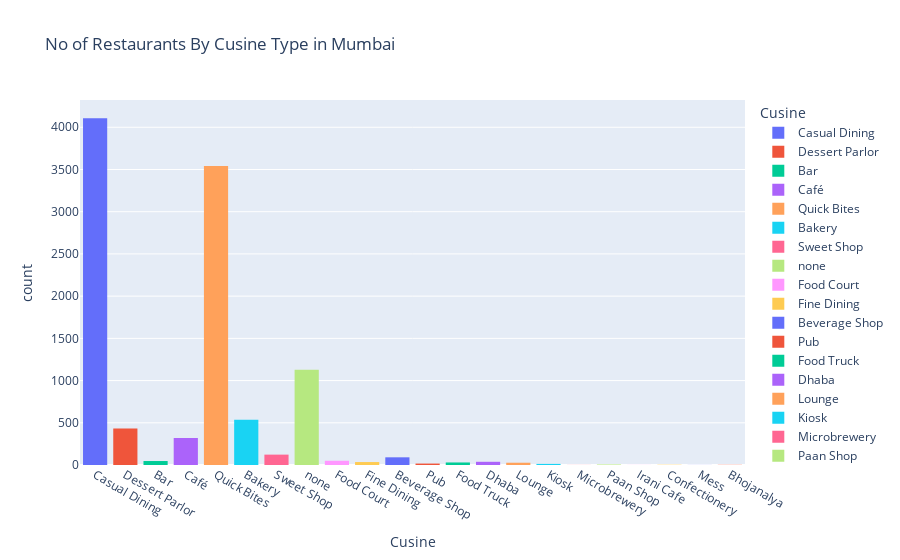

The notebook cell saved with this chart:
### Markdown cell above
Q1) How many restaurants are in Mumbai for each type of cuisine?

### Code cell
restaurant = px.histogram(zomato_dataset,x = "CUSINE TYPE",color = "CUSINE TYPE",title = "No of Restaurants By Cusine Type in Mumbai",labels = {"CUSINE TYPE" : "Cusine"})
restaurant

### Figure 1 — Plotly figure (JSON) as saved in the notebook; plotly's stock layout.template omitted (floating-point values rounded to 4 significant figures; data arrays with more than 128 entries replaced by an {"elided": "..."} marker saying what was removed)
{"data": [{"alignmentgroup": "True", "bingroup": "x", "hovertemplate": "Cusine=%{x}<br>count=%{y}<extra></extra>", "legendgroup": "Casual Dining", "marker": {"color": "#636efa", "pattern": {"shape": ""}}, "name": "Casual Dining", "offsetgroup": "Casual Dining", "orientation": "v", "showlegend": true, "type": "histogram", "x": {"elided": "4107 str values"}, "xaxis": "x", "yaxis": "y"}, {"alignmentgroup": "True", "bingroup": "x", "hovertemplate": "Cusine=%{x}<br>count=%{y}<extra></extra>", "legendgroup": "Dessert Parlor", "marker": {"color": "#EF553B", "pattern": {"shape": ""}}, "name": "Dessert Parlor", "offsetgroup": "Dessert Parlor", "orientation": "v", "showlegend": true, "type": "histogram", "x": {"elided": "431 str values"}, "xaxis": "x", "yaxis": "y"}, {"alignmentgroup": "True", "bingroup": "x", "hovertemplate": "Cusine=%{x}<br>count=%{y}<extra></extra>", "legendgroup": "Bar", "marker": {"color": "#00cc96", "pattern": {"shape": ""}}, "name": "Bar", "offsetgroup": "Bar", "orientation": "v", "showlegend": true, "type": "histogram", "x": ["Bar", "Bar", "Bar", "Bar", "Bar", "Bar", "Bar", "Bar", "Bar", "Bar", "Bar", "Bar", "Bar", "Bar", "Bar", "Bar", "Bar", "Bar", "Bar", "Bar", "Bar", "Bar", "Bar", "Bar", "Bar", "Bar", "Bar", "Bar", "Bar", "Bar", "Bar", "Bar", "Bar", "Bar", "Bar", "Bar", "Bar", "Bar", "Bar", "Bar", "Bar", "Bar", "Bar", "Bar", "Bar", "Bar", "Bar"], "xaxis": "x", "yaxis": "y"}, {"alignmentgroup": "True", "bingroup": "x", "hovertemplate": "Cusine=%{x}<br>count=%{y}<extra></extra>", "legendgroup": "Café", "marker": {"color": "#ab63fa", "pattern": {"shape": ""}}, "name": "Café", "offsetgroup": "Café", "orientation": "v", "showlegend": true, "type": "histogram", "x": {"elided": "320 str values"}, "xaxis": "x", "yaxis": "y"}, {"alignmentgroup": "True", "bingroup": "x", "hovertemplate": "Cusine=%{x}<br>count=%{y}<extra></extra>", "legendgroup": "Quick Bites", "marker": {"color": "#FFA15A", "pattern": {"shape": ""}}, "name": "Quick Bites", "offsetgroup": "Quick Bites", "orientation": "v", "showlegend": true, "type": "histogram", "x": {"elided": "3540 str values"}, "xaxis": "x", "yaxis": "y"}, {"alignmentgroup": "True", "bingroup": "x", "hovertemplate": "Cusine=%{x}<br>count=%{y}<extra></extra>", "legendgroup": "Bakery", "marker": {"color": "#19d3f3", "pattern": {"shape": ""}}, "name": "Bakery", "offsetgroup": "Bakery", "orientation": "v", "showlegend": true, "type": "histogram", "x": {"elided": "537 str values"}, "xaxis": "x", "yaxis": "y"}, {"alignmentgroup": "True", "bingroup": "x", "hovertemplate": "Cusine=%{x}<br>count=%{y}<extra></extra>", "legendgroup": "Sweet Shop", "marker": {"color": "#FF6692", "pattern": {"shape": ""}}, "name": "Sweet Shop", "offsetgroup": "Sweet Shop", "orientation": "v", "showlegend": true, "type": "histogram", "x": ["Sweet Shop", "Sweet Shop", "Sweet Shop", "Sweet Shop", "Sweet Shop", "Sweet Shop", "Sweet Shop", "Sweet Shop", "Sweet Shop", "Sweet Shop", "Sweet Shop", "Sweet Shop", "Sweet Shop", "Sweet Shop", "Sweet Shop", "Sweet Shop", "Sweet Shop", "Sweet Shop", "Sweet Shop", "Sweet Shop", "Sweet Shop", "Sweet Shop", "Sweet Shop", "Sweet Shop", "Sweet Shop", "Sweet Shop", "Sweet Shop", "Sweet Shop", "Sweet Shop", "Sweet Shop", "Sweet Shop", "Sweet Shop", "Sweet Shop", "Sweet Shop", "Sweet Shop", "Sweet Shop", "Sweet Shop", "Sweet Shop", "Sweet Shop", "Sweet Shop", "Sweet Shop", "Sweet Shop", "Sweet Shop", "Sweet Shop", "Sweet Shop", "Sweet Shop", "Sweet Shop", "Sweet Shop", "Sweet Shop", "Sweet Shop", "Sweet Shop", "Sweet Shop", "Sweet Shop", "Sweet Shop", "Sweet Shop", "Sweet Shop", "Sweet Shop", "Sweet Shop", "Sweet Shop", "Sweet Shop", "Sweet Shop", "Sweet Shop", "Sweet Shop", "Sweet Shop", "Sweet Shop", "Sweet Shop", "Sweet Shop", "Sweet Shop", "Sweet Shop", "Sweet Shop", "Sweet Shop", "Sweet Shop", "Sweet Shop", "Sweet Shop", "Sweet Shop", "Sweet Shop", "Sweet Shop", "Sweet Shop", "Sweet Shop", "Sweet Shop", "Sweet Shop", "Sweet Shop", "Sweet Shop", "Sweet Shop", "Sweet Shop", "Sweet Shop", "Sweet Shop", "Sweet Shop", "Sweet Shop", "Sweet Shop", "Sweet Shop", "Sweet Shop", "Sweet Shop", "Sweet Shop", "Sweet Shop", "Sweet Shop", "Sweet Shop", "Sweet Shop", "Sweet Shop", "Sweet Shop", "Sweet Shop", "Sweet Shop", "Sweet Shop", "Sweet Shop", "Sweet Shop", "Sweet Shop", "Sweet Shop", "Sweet Shop", "Sweet Shop", "Sweet Shop", "Sweet Shop", "Sweet Shop", "Sweet Shop", "Sweet Shop", "Sweet Shop", "Sweet Shop", "Sweet Shop", "Sweet Shop", "Sweet Shop", "Sweet Shop", "Sweet Shop", "Sweet Shop", "Sweet Shop"], "xaxis": "x", "yaxis": "y"}, {"alignmentgroup": "True", "bingroup": "x", "hovertemplate": "Cusine=%{x}<br>count=%{y}<extra></extra>", "legendgroup": "none", "marker": {"color": "#B6E880", "pattern": {"shape": ""}}, "name": "none", "offsetgroup": "none", "orientation": "v", "showlegend": true, "type": "histogram", "x": {"elided": "1127 str values"}, "xaxis": "x", "yaxis": "y"}, {"alignmentgroup": "True", "bingroup": "x", "hovertemplate": "Cusine=%{x}<br>count=%{y}<extra></extra>", "legendgroup": "Food Court", "marker": {"color": "#FF97FF", "pattern": {"shape": ""}}, "name": "Food Court", "offsetgroup": "Food Court", "orientation": "v", "showlegend": true, "type": "histogram", "x": ["Food Court", "Food Court", "Food Court", "Food Court", "Food Court", "Food Court", "Food Court", "Food Court", "Food Court", "Food Court", "Food Court", "Food Court", "Food Court", "Food Court", "Food Court", "Food Court", "Food Court", "Food Court", "Food Court", "Food Court", "Food Court", "Food Court", "Food Court", "Food Court", "Food Court", "Food Court", "Food Court", "Food Court", "Food Court", "Food Court", "Food Court", "Food Court", "Food Court", "Food Court", "Food Court", "Food Court", "Food Court", "Food Court", "Food Court", "Food Court", "Food Court", "Food Court", "Food Court", "Food Court", "Food Court", "Food Court", "Food Court", "Food Court", "Food Court", "Food Court"], "xaxis": "x", "yaxis": "y"}, {"alignmentgroup": "True", "bingroup": "x", "hovertemplate": "Cusine=%{x}<br>count=%{y}<extra></extra>", "legendgroup": "Fine Dining", "marker": {"color": "#FECB52", "pattern": {"shape": ""}}, "name": "Fine Dining", "offsetgroup": "Fine Dining", "orientation": "v", "showlegend": true, "type": "histogram", "x": ["Fine Dining", "Fine Dining", "Fine Dining", "Fine Dining", "Fine Dining", "Fine Dining", "Fine Dining", "Fine Dining", "Fine Dining", "Fine Dining", "Fine Dining", "Fine Dining", "Fine Dining", "Fine Dining", "Fine Dining", "Fine Dining", "Fine Dining", "Fine Dining", "Fine Dining", "Fine Dining", "Fine Dining", "Fine Dining", "Fine Dining", "Fine Dining", "Fine Dining", "Fine Dining", "Fine Dining", "Fine Dining", "Fine Dining", "Fine Dining", "Fine Dining", "Fine Dining", "Fine Dining", "Fine Dining", "Fine Dining"], "xaxis": "x", "yaxis": "y"}, {"alignmentgroup": "True", "bingroup": "x", "hovertemplate": "Cusine=%{x}<br>count=%{y}<extra></extra>", "legendgroup": "Beverage Shop", "marker": {"color": "#636efa", "pattern": {"shape": ""}}, "name": "Beverage Shop", "offsetgroup": "Beverage Shop", "orientation": "v", "showlegend": true, "type": "histogram", "x": ["Beverage Shop", "Beverage Shop", "Beverage Shop", "Beverage Shop", "Beverage Shop", "Beverage Shop", "Beverage Shop", "Beverage Shop", "Beverage Shop", "Beverage Shop", "Beverage Shop", "Beverage Shop", "Beverage Shop", "Beverage Shop", "Beverage Shop", "Beverage Shop", "Beverage Shop", "Beverage Shop", "Beverage Shop", "Beverage Shop", "Beverage Shop", "Beverage Shop", "Beverage Shop", "Beverage Shop", "Beverage Shop", "Beverage Shop", "Beverage Shop", "Beverage Shop", "Beverage Shop", "Beverage Shop", "Beverage Shop", "Beverage Shop", "Beverage Shop", "Beverage Shop", "Beverage Shop", "Beverage Shop", "Beverage Shop", "Beverage Shop", "Beverage Shop", "Beverage Shop", "Beverage Shop", "Beverage Shop", "Beverage Shop", "Beverage Shop", "Beverage Shop", "Beverage Shop", "Beverage Shop", "Beverage Shop", "Beverage Shop", "Beverage Shop", "Beverage Shop", "Beverage Shop", "Beverage Shop", "Beverage Shop", "Beverage Shop", "Beverage Shop", "Beverage Shop", "Beverage Shop", "Beverage Shop", "Beverage Shop", "Beverage Shop", "Beverage Shop", "Beverage Shop", "Beverage Shop", "Beverage Shop", "Beverage Shop", "Beverage Shop", "Beverage Shop", "Beverage Shop", "Beverage Shop", "Beverage Shop", "Beverage Shop", "Beverage Shop", "Beverage Shop", "Beverage Shop", "Beverage Shop", "Beverage Shop", "Beverage Shop", "Beverage Shop", "Beverage Shop", "Beverage Shop", "Beverage Shop", "Beverage Shop", "Beverage Shop", "Beverage Shop", "Beverage Shop", "Beverage Shop", "Beverage Shop", "Beverage Shop", "Beverage Shop", "Beverage Shop"], "xaxis": "x", "yaxis": "y"}, {"alignmentgroup": "True", "bingroup": "x", "hovertemplate": "Cusine=%{x}<br>count=%{y}<extra></extra>", "legendgroup": "Pub", "marker": {"color": "#EF553B", "pattern": {"shape": ""}}, "name": "Pub", "offsetgroup": "Pub", "orientation": "v", "showlegend": true, "type": "histogram", "x": ["Pub", "Pub", "Pub", "Pub", "Pub", "Pub", "Pub", "Pub", "Pub", "Pub", "Pub", "Pub", "Pub", "Pub", "Pub", "Pub", "Pub"], "xaxis": "x", "yaxis": "y"}, {"alignmentgroup": "True", "bingroup": "x", "hovertemplate": "Cusine=%{x}<br>count=%{y}<extra></extra>", "legendgroup": "Food Truck", "marker": {"color": "#00cc96", "pattern": {"shape": ""}}, "name": "Food Truck", "offsetgroup": "Food Truck", "orientation": "v", "showlegend": true, "type": "histogram", "x": ["Food Truck", "Food Truck", "Food Truck", "Food Truck", "Food Truck", "Food Truck", "Food Truck", "Food Truck", "Food Truck", "Food Truck", "Food Truck", "Food Truck", "Food Truck", "Food Truck", "Food Truck", "Food Truck", "Food Truck", "Food Truck", "Food Truck", "Food Truck", "Food Truck", "Food Truck", "Food Truck", "Food Truck", "Food Truck", "Food Truck", "Food Truck", "Food Truck", "Food Truck", "Food Truck"], "xaxis": "x", "yaxis": "y"}, {"alignmentgroup": "True", "bingroup": "x", "hovertemplate": "Cusine=%{x}<br>count=%{y}<extra></extra>", "legendgroup": "Dhaba", "marker": {"color": "#ab63fa", "pattern": {"shape": ""}}, "name": "Dhaba", "offsetgroup": "Dhaba", "orientation": "v", "showlegend": true, "type": "histogram", "x": ["Dhaba", "Dhaba", "Dhaba", "Dhaba", "Dhaba", "Dhaba", "Dhaba", "Dhaba", "Dhaba", "Dhaba", "Dhaba", "Dhaba", "Dhaba", "Dhaba", "Dhaba", "Dhaba", "Dhaba", "Dhaba", "Dhaba", "Dhaba", "Dhaba", "Dhaba", "Dhaba", "Dhaba", "Dhaba", "Dhaba", "Dhaba", "Dhaba", "Dhaba", "Dhaba", "Dhaba", "Dhaba", "Dhaba", "Dhaba", "Dhaba", "Dhaba", "Dhaba", "Dhaba"], "xaxis": "x", "yaxis": "y"}, {"alignmentgroup": "True", "bingroup": "x", "hovertemplate": "Cusine=%{x}<br>count=%{y}<extra></extra>", "legendgroup": "Lounge", "marker": {"color": "#FFA15A", "pattern": {"shape": ""}}, "name": "Lounge", "offsetgroup": "Lounge", "orientation": "v", "showlegend": true, "type": "histogram", "x": ["Lounge", "Lounge", "Lounge", "Lounge", "Lounge", "Lounge", "Lounge", "Lounge", "Lounge", "Lounge", "Lounge", "Lounge", "Lounge", "Lounge", "Lounge", "Lounge", "Lounge", "Lounge", "Lounge", "Lounge", "Lounge", "Lounge", "Lounge", "Lounge", "Lounge", "Lounge", "Lounge"], "xaxis": "x", "yaxis": "y"}, {"alignmentgroup": "True", "bingroup": "x", "hovertemplate": "Cusine=%{x}<br>count=%{y}<extra></extra>", "legendgroup": "Kiosk", "marker": {"color": "#19d3f3", "pattern": {"shape": ""}}, "name": "Kiosk", "offsetgroup": "Kiosk", "orientation": "v", "showlegend": true, "type": "histogram", "x": ["Kiosk", "Kiosk", "Kiosk", "Kiosk", "Kiosk", "Kiosk", "Kiosk", "Kiosk", "Kiosk", "Kiosk", "Kiosk", "Kiosk", "Kiosk"], "xaxis": "x", "yaxis": "y"}, {"alignmentgroup": "True", "bingroup": "x", "hovertemplate": "Cusine=%{x}<br>count=%{y}<extra></extra>", "legendgroup": "Microbrewery", "marker": {"color": "#FF6692", "pattern": {"shape": ""}}, "name": "Microbrewery", "offsetgroup": "Microbrewery", "orientation": "v", "showlegend": true, "type": "histogram", "x": ["Microbrewery"], "xaxis": "x", "yaxis": "y"}, {"alignmentgroup": "True", "bingroup": "x", "hovertemplate": "Cusine=%{x}<br>count=%{y}<extra></extra>", "legendgroup": "Paan Shop", "marker": {"color": "#B6E880", "pattern": {"shape": ""}}, "name": "Paan Shop", "offsetgroup": "Paan Shop", "orientation": "v", "showlegend": true, "type": "histogram", "x": ["Paan Shop", "Paan Shop", "Paan Shop", "Paan Shop", "Paan Shop", "Paan Shop"], "xaxis": "x", "yaxis": "y"}, {"alignmentgroup": "True", "bingroup": "x", "hovertemplate": "Cusine=%{x}<br>count=%{y}<extra></extra>", "legendgroup": "Irani Cafe", "marker": {"color": "#FF97FF", "pattern": {"shape": ""}}, "name": "Irani Cafe", "offsetgroup": "Irani Cafe", "orientation": "v", "showlegend": true, "type": "histogram", "x": ["Irani Cafe"], "xaxis": "x", "yaxis": "y"}, {"alignmentgroup": "True", "bingroup": "x", "hovertemplate": "Cusine=%{x}<br>count=%{y}<extra></extra>", "legendgroup": "Confectionery", "marker": {"color": "#FECB52", "pattern": {"shape": ""}}, "name": "Confectionery", "offsetgroup": "Confectionery", "orientation": "v", "showlegend": true, "type": "histogram", "x": ["Confectionery", "Confectionery", "Confectionery"], "xaxis": "x", "yaxis": "y"}, {"alignmentgroup": "True", "bingroup": "x", "hovertemplate": "Cusine=%{x}<br>count=%{y}<extra></extra>", "legendgroup": "Mess", "marker": {"color": "#636efa", "pattern": {"shape": ""}}, "name": "Mess", "offsetgroup": "Mess", "orientation": "v", "showlegend": true, "type": "histogram", "x": ["Mess"], "xaxis": "x", "yaxis": "y"}, {"alignmentgroup": "True", "bingroup": "x", "hovertemplate": "Cusine=%{x}<br>count=%{y}<extra></extra>", "legendgroup": "Bhojanalya", "marker": {"color": "#EF553B", "pattern": {"shape": ""}}, "name": "Bhojanalya", "offsetgroup": "Bhojanalya", "orientation": "v", "showlegend": true, "type": "histogram", "x": ["Bhojanalya", "Bhojanalya"], "xaxis": "x", "yaxis": "y"}], "layout": {"autosize": true, "barmode": "relative", "legend": {"title": {"text": "Cusine"}, "tracegroupgap": 0}, "title": {"text": "No of Restaurants By Cusine Type in Mumbai"}, "xaxis": {"anchor": "y", "autorange": true, "categoryarray": ["Casual Dining", "Dessert Parlor", "Bar", "Café", "Quick Bites", "Bakery", "Sweet Shop", "none", "Food Court", "Fine Dining", "Beverage Shop", "Pub", "Food Truck", "Dhaba", "Lounge", "Kiosk", "Microbrewery", "Paan Shop", "Irani Cafe", "Confectionery", "Mess", "Bhojanalya"], "categoryorder": "array", "domain": [0, 1], "range": [-0.5, 21.5], "title": {"text": "Cusine"}, "type": "category"}, "yaxis": {"anchor": "x", "autorange": true, "domain": [0, 1], "range": [0, 4323.0], "title": {"text": "count"}}}}
